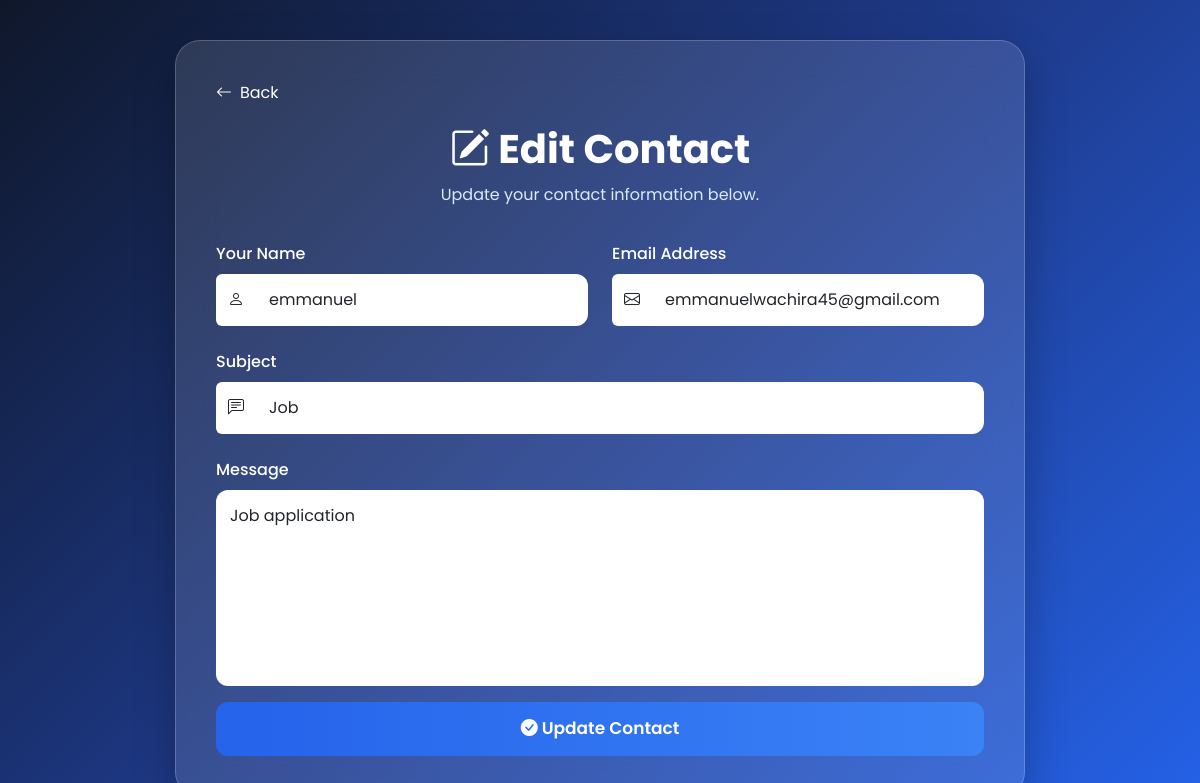
Before: /edit/2/ with the older database file.
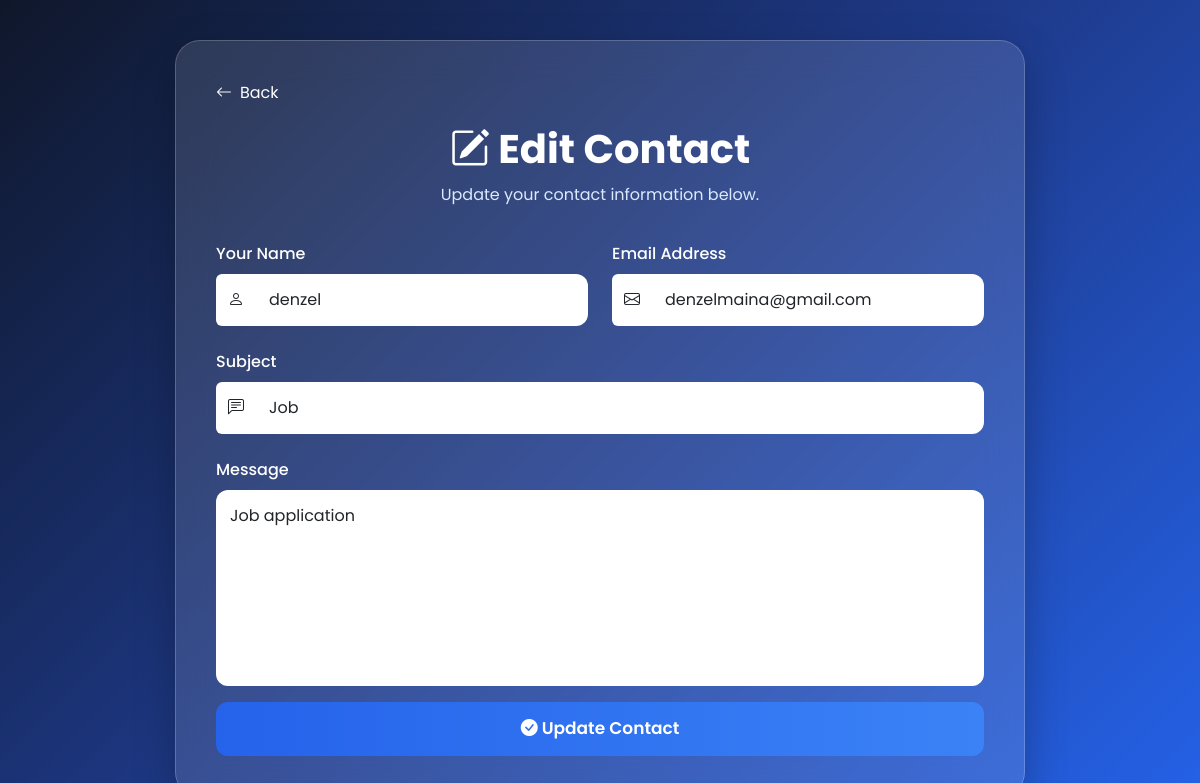
After: the same page with the newer database file.
### myapp/models.py (models this page shows, shortened)
class Contact(models.Model):
    name = models.CharField(max_length=20)
    email = models.EmailField()
    subject = models.CharField(max_length=200)
    message = models.TextField()

### myapp/views.py (the view)
# urls.py: path('edit/<int:id>/', views.edit,),
def edit(request, id):
    editappointment = get_object_or_404(Contact, id=id)
    if request.method == 'POST':
        editappointment.name = request.POST.get('name')
        editappointment.email = request.POST.get('email')
        editappointment.subject = request.POST.get('subject')
        editappointment.message = request.POST.get('message')
        editappointment.save()
        return redirect('/show')
    else:
        return render(request, 'edit.html', {'editappointment': editappointment})

### templates/edit.html (shortened to what this page needs)
<!DOCTYPE html>
<html lang="en">
<head>
    {% load static %}
    <link rel="stylesheet" href="{% static 'assets/vendor/bootstrap/css/bootstrap.min.css' %}">
    <link href="https://cdn.jsdelivr.net/npm/bootstrap-icons@1.11.3/font/bootstrap-icons.css" rel="stylesheet">
</head>
<body>
<div class="card-container">
    <a href="javascript:history.back()" class="back-btn">
        <i class="bi bi-arrow-left"></i> Back
    </a>
    <h1><i class="bi bi-pencil-square"></i> Edit Contact</h1>
    <p class="subtitle">
        Update your contact information below.
    </p>
    <form method="post">
        <div class="row g-4">
            <div class="col-md-6">
                <label>Your Name</label>
                <div class="input-group">
                    <span class="input-group-text">
                        <i class="bi bi-person"></i>
                    </span>
                    <input
                        type="text"
                        class="form-control"
                        name="name"
                        value="{{ editappointment.name }}"
                        placeholder="Enter your name"
                        required>
                </div>
            </div>
            <div class="col-md-6">
                <label>Email Address</label>
                <div class="input-group">
                    <span class="input-group-text">
                        <i class="bi bi-envelope"></i>
                    </span>
                    <input
                        type="email"
                        class="form-control"
                        name="email"
                        value="{{ editappointment.email }}"
                        placeholder="Enter your email"
                        required>
                </div>
            </div>
            <div class="col-12">
                <label>Subject</label>
                <div class="input-group">
                    <span class="input-group-text">
                        <i class="bi bi-chat-left-text"></i>
                    </span>
                    <input
                        type="text"
                        class="form-control"
                        name="subject"
                        value="{{ editappointment.subject }}"
                        placeholder="Enter subject"
                        required>
                </div>
            </div>
            <div class="col-12">
                <label>Message</label>
                <textarea
                    class="form-control"
                    name="message"
                    rows="7"
                    placeholder="Write your message..."
                    required>{{ editappointment.message }}</textarea>
            </div>
            <div class="col-12 mt-3">
                <button class="btn-update">
                    <i class="bi bi-check-circle-fill"></i>
                    Update Contact
                </button>
            </div>
        </div>
    </form>
</div>
</body>
</html>

Changed rows visible on the page:
changed Contact "Job": name "emmanuel" → "denzel"; email "emmanuelwachira45@gmail.com" → "denzelmaina@gmail.com"
